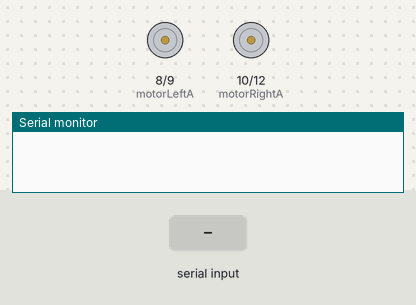
This sketch was run on a simulated Arduino Uno, built with avr-gcc and run on an emulated ATmega328P. Shown: motor-driver pin pairs drawn as motors (green arrow = first pin HIGH = forward, orange = second pin HIGH = backward, longer = more drive), the last lines printed to the serial monitor. The inputs (shaded band) are chosen by the test bench.

Above: at 1.2 s.
1.3 s: "F" received over Serial
At 2.0 s:
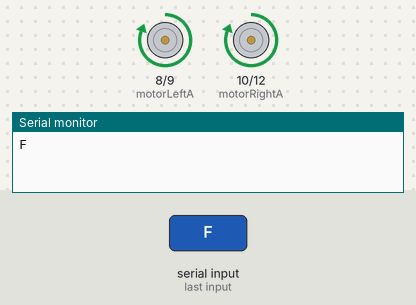
2.8 s: "B" received over Serial
At 3.2 s:
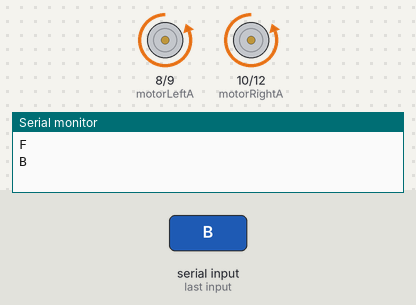
4.3 s: "L" received over Serial
At 5.5 s:
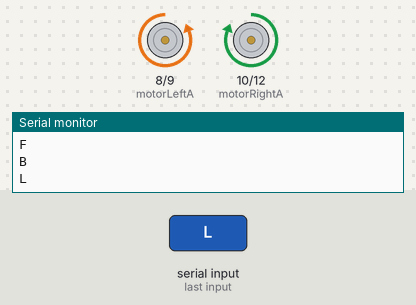
5.8 s: "R" received over Serial
At 6.6 s:
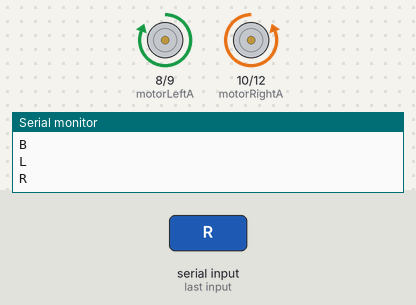
Timing chart, 0 to 8.3 s (numbered marks = the images above; inputs shaded):
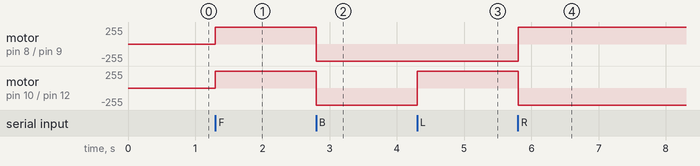

Measured:
- after the input at 1.3 s, motor on pin 8 (motorLeftA) / pin 9 (motorLeftB), motor on pin 10 (motorRightA) / pin 12 (motorRightB): stopped → forward 255/255 at once
- after the input at 2.8 s, motor on pin 8 (motorLeftA) / pin 9 (motorLeftB), motor on pin 10 (motorRightA) / pin 12 (motorRightB): forward 255/255 → backward 255/255 at once
- after the input at 4.3 s, motor on pin 10 (motorRightA) / pin 12 (motorRightB): backward 255/255 → forward 255/255 at once
- after the input at 5.8 s, motor on pin 8 (motorLeftA) / pin 9 (motorLeftB): backward 255/255 → forward 255/255 at once; motor on pin 10 (motorRightA) / pin 12 (motorRightB): forward 255/255 → backward 255/255 at once

The sketch:

alalytica.ino
```cpp
//define motor output pins
int motorLeftA = 8;
int motorLeftB = 9;
int motorRightA = 10;
int motorRightB = 12;
char miu;

void setup()
{
pinMode(motorLeftA, OUTPUT);  // Digital Pin 8 as output
pinMode(motorLeftB, OUTPUT);  // Digital Pin 9 as output
pinMode(motorRightA, OUTPUT);  // Digital Pin 10 as output
pinMode(motorRightB, OUTPUT);  // Digital Pin 12 as output
Serial.begin(9600);
}

void forward(){
      digitalWrite(motorLeftA, HIGH);
      digitalWrite(motorLeftB, LOW);
      digitalWrite(motorRightA, HIGH);
      digitalWrite(motorRightB, LOW);
  }

 void backward(){
      digitalWrite(motorLeftA, LOW);
      digitalWrite(motorLeftB, HIGH);
      digitalWrite(motorRightA, LOW);
      digitalWrite(motorRightB, HIGH);
      }

 void leftturn(){
    digitalWrite(motorLeftA, LOW);
    digitalWrite(motorLeftB, HIGH);//low
    digitalWrite(motorRightA, HIGH);
    digitalWrite(motorRightB, LOW);
  }

  void rightturn(){
    digitalWrite(motorLeftA, HIGH);
    digitalWrite(motorLeftB, LOW);
    digitalWrite(motorRightA, LOW);
    digitalWrite(motorRightB, HIGH); //LOW
    }
  void stopping(){
    digitalWrite(motorLeftA, LOW);
    digitalWrite(motorLeftB, LOW);
    digitalWrite(motorRightA, LOW);
    digitalWrite(motorRightB, LOW);
    }
void loop()
{
  while (Serial.available() > 0)
  {
  miu = Serial.read();
  Serial.println(miu);
  }

  if( miu == 'F') // Forward Movement
    {
      forward();
    }
  else if(miu == 'B') // Backward Movement
    {
      backward();
    }

    else if(miu == 'L') //Left Turn
    {
    leftturn();
    }
    else if(miu == 'R') //Right Turn
    {
    rightturn();
    }

  else if(miu == 'S') //Stop Bot
    {
    stopping();
    }

  /* Comment out of modification
  else if(miu == 'I') // FR
    {
    digitalWrite(motorLeftA, HIGH);
    digitalWrite(motorLeftB, LOW);
    digitalWrite(motorRightA, LOW);
    digitalWrite(motorRightB, LOW);
    }
  else if(miu == 'J') //BR
    {
    digitalWrite(motorLeftA, LOW);
    digitalWrite(motorLeftB, HIGH);
    digitalWrite(motorRightA, LOW);
    digitalWrite(motorRightB, LOW);
    }
   else if(miu == 'G') //FL
    {
    digitalWrite(motorLeftA, LOW);
    digitalWrite(motorLeftB, LOW);
    digitalWrite(motorRightA, HIGH);
    digitalWrite(motorRightB, LOW);
    }
  else if(miu == 'H') //BL
    {
    digitalWrite(motorLeftA, LOW);
    digitalWrite(motorLeftB, LOW);
    digitalWrite(motorRightA, LOW);
    digitalWrite(motorRightB, HIGH);
    } */
}
```
